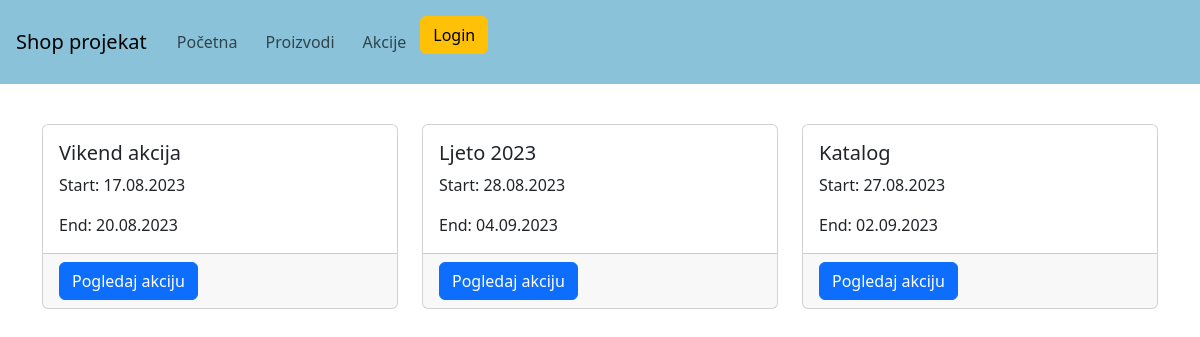
/discounts.php, run on the app's committed database.
### tables this page shows
CREATE TABLE `discounts` (
  `discount_id` int(11) NOT NULL,
  `name` varchar(255) NOT NULL,
  `start_date` date NOT NULL,
  `end_date` date NOT NULL
);

### app/classes/Product.php (called while the page is built, shortened)
<?php
class Product{
    public function __construct(){
        global $conn;
        $this->conn = $conn;
    }
}

### app/classes/Discount.php (called while the page is built, shortened)
<?php
require_once 'Product.php';
class Discount extends Product
{
    public function get_all_discounts()
    {
        $sql = "SELECT * FROM discounts";
        $result = $this->conn->query($sql);
        if ($result) {
            return $result->fetch_all(MYSQLI_ASSOC);
        } else {
            return false;
        }
    }
}

### app/classes/Utils.php (called while the page is built)
<?php
class Utils
{
    function format_date($date)
    {
        $timestamp = strtotime($date);
        return date('d.m.Y', $timestamp);
    }
}

### discounts.php (the view, shortened to what this page needs)
<?php
require_once 'inc/header.php';
require_once('app/classes/Discount.php');
require_once('app/classes/Utils.php');
$discount = new Discount();
$utils = new Utils();
$discounts = $discount->get_all_discounts();
?>
<div class="row row-cols-1 row-cols-md-2 row-cols-lg-3 g-4 mt-3">
    <?php foreach ($discounts as $discount) : ?>
        <div class="col">
            <div class="card h-100">
                <div class="card-body">
                    <h5 class="card-title"><?php echo $discount['name']; ?></h5>
                    <p class="card-text">Start: <?php echo $utils->format_date($discount['start_date']); ?></p>
                    <p class="card-text">End: <?php echo $utils->format_date($discount['end_date']); ?></p>
                </div>
                <div class="card-footer">
                    <a href="discount.php?id=<?php echo $discount['discount_id']; ?>" class="btn btn-primary">Pogledaj akciju</a>
                </div>
            </div>
        </div>
    <?php endforeach; ?>
</div>

### public/css/style.css (style rules this page uses)
:root { --prussian-blue: #012a4aff; --indigo-dye: #013a63ff; --indigo-dye-2: #01497cff; --indigo-dye-3: #014f86ff; --ucla-blue: #2a6f97ff; --cerulean: #2c7da0ff; --air-force-blue: #468fafff; --air-superiority-blue: #61a5c2ff; --sky-blue: #89c2d9ff; --light-blue: #a9d6e5ff; --orange: #ff9f1aff; }
body { font-family: Arial, sans-serif; margin: 0; padding: 0; background-color: var(--prussian-blue); color: white; }

### data on the page
discounts: name "Vikend akcija", start_date "17.08.2023", end_date "20.08.2023"
discounts: name "Ljeto 2023", start_date "28.08.2023", end_date "04.09.2023"
discounts: name "Katalog", start_date "27.08.2023", end_date "02.09.2023"
